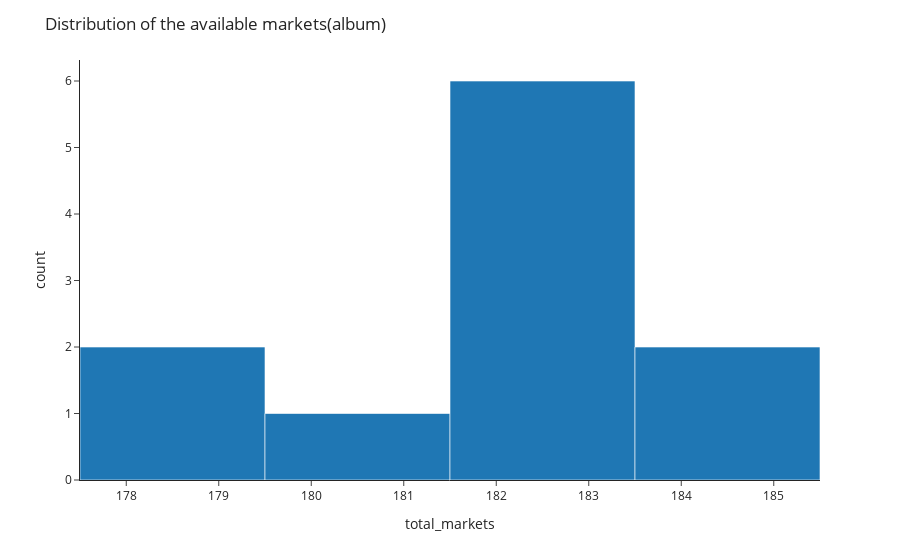

Here is the notebook cell this chart was saved with:
### Markdown cell above
Lil baby's tracks are usually available in around 180 markets (countries)

### Code cell
fig = px.histogram(album, x="total_markets", template = "simple_white")
fig.update_layout(
    title = 'Distribution of the available markets(album)'
)
fig.show()

### Figure 1 — Plotly figure (JSON) as saved in the notebook; plotly's stock layout.template omitted (floating-point values rounded to 4 significant figures)
{"data": [{"alignmentgroup": "True", "bingroup": "x", "hovertemplate": "total_markets=%{x}<br>count=%{y}<extra></extra>", "legendgroup": "", "marker": {"color": "#1F77B4", "pattern": {"shape": ""}}, "name": "", "offsetgroup": "", "orientation": "v", "showlegend": false, "type": "histogram", "x": [183, 182, 182, 182, 184, 182, 183, 184, 180, 179, 179], "xaxis": "x", "yaxis": "y"}], "layout": {"barmode": "relative", "legend": {"tracegroupgap": 0}, "margin": {"t": 60}, "title": {"text": "Distribution of the available markets(album)"}, "xaxis": {"anchor": "y", "domain": [0, 1], "title": {"text": "total_markets"}}, "yaxis": {"anchor": "x", "domain": [0, 1], "title": {"text": "count"}}}}
